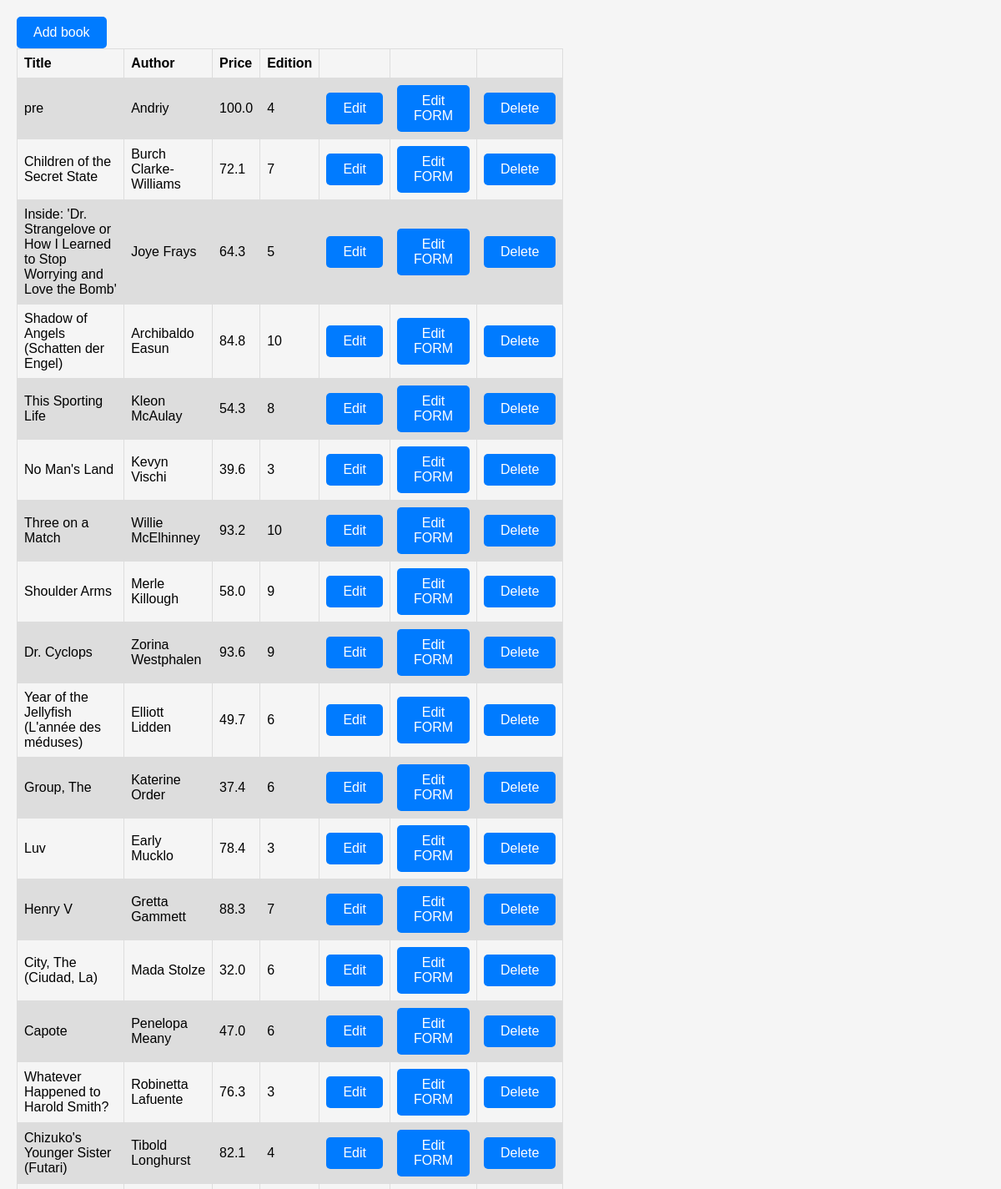
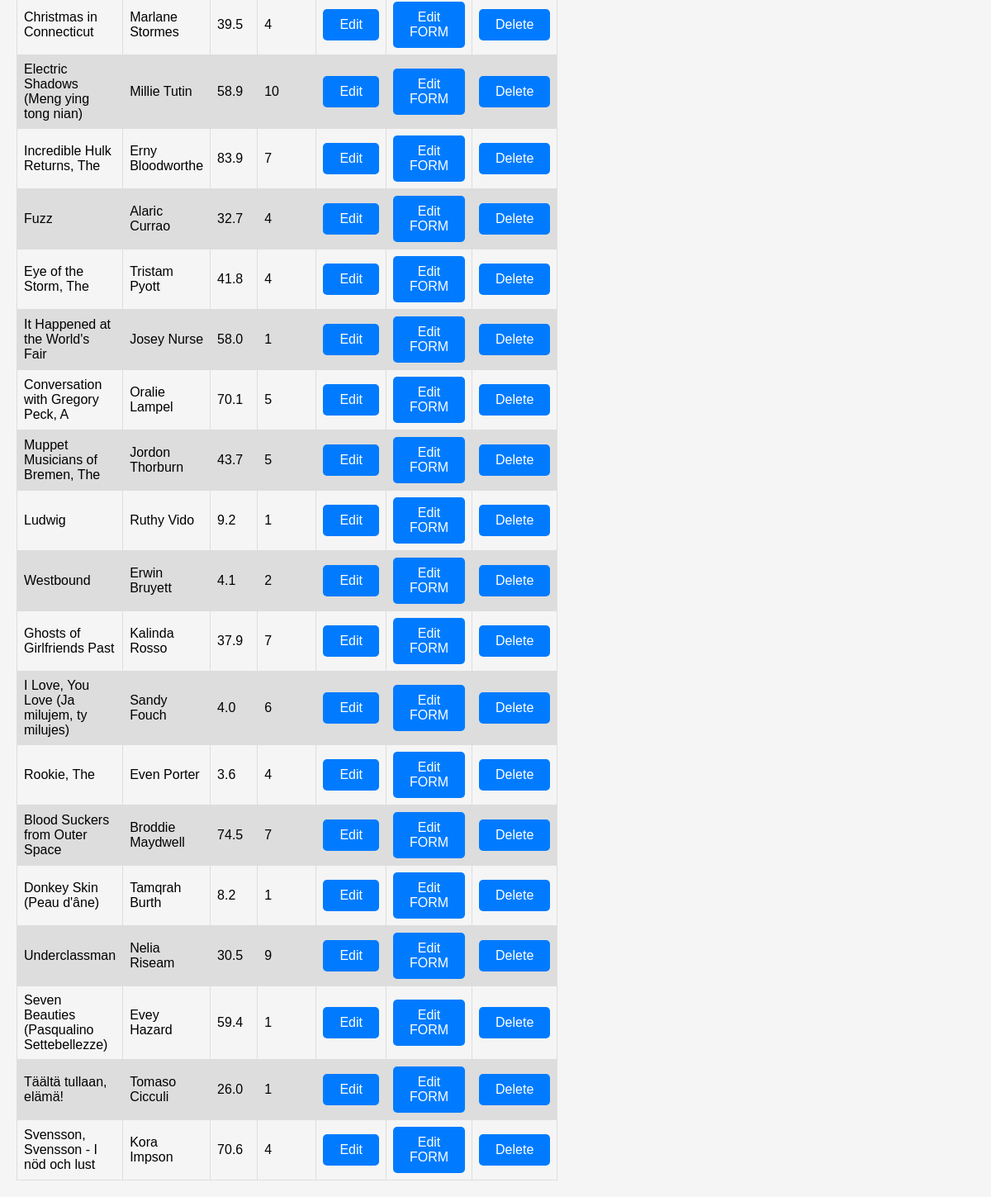
Page /books/lab9_part1/listbooks on the committed database (2 pictures, top to bottom).
### apps/bookmodule/models.py (models this page shows)
class Book(models.Model):
    title = models.CharField(max_length = 50)
    author = models.CharField(max_length = 50)
    price = models.FloatField(default = 0.0)
    edition = models.SmallIntegerField(default = 1)

### apps/bookmodule/views.py (the view)
# urls.py: path('lab9_part1/listbooks', views.listbooks, name= "books.listbooks"),
def listbooks(request):
    books =Book.objects.all()
    return render(request,'bookmodule/listbooks.html',{'books':books})

### apps/templates/bookmodule/listbooks.html (shortened to what this page needs)
{% load static %}
<!DOCTYPE html>
<html lang="en">
<head>
    <link rel="stylesheet" href="{% static 'styles.css' %}">
</head>
<body>
    <a href="{%url 'books.addbook'%}" class="button" >Add book</a>
    <br>
    <table>
        <tr>
            <th>Title</th>
            <th>Author</th>
            <th>Price</th>
            <th>Edition</th>
            <th></th>
            <th></th>
            <th></th>
        </tr>
        {% for book in books  %}
            <tr>
                <td>{{book.title}}</td>
                <td>{{book.author}}</td>
                <td>{{book.price}}</td>
                <td>{{book.edition}}</td>
                <td><a href="{% url 'books.editbook' book.id %}" class="button" >Edit</a></td>
                <td><a href="{% url 'books.editBookByForm' book.id %}" class="button" >Edit FORM</a></td>
                <td><a href="{% url 'books.deleteBook' book.id %}"  class="button" >Delete</a></td>
            </tr>
        {% endfor %}
    </table>
</body>

### apps/static/styles.css (style rules this page uses)
body { font-family: Arial, sans-serif; margin: 0; padding: 20px; background-color: #f5f5f5; }
table { font-family: Arial, sans-serif; border-collapse: collapse; width: 50%; }
td, th { border: 1px solid #dddddd; text-align: left; padding: 8px; }
tr:nth-child(even) { background-color: #dddddd; }
.button { display: inline-block; padding: 10px 20px; color: #fff; background-color: #007bff; text-decoration: none; border-radius: 5px; border: none; font-size: 16px; text-align: center; cursor: pointer; }

### rows in the picture
Book: title "pre", author "Andriy", price "100.0", edition "4"
Book: title "Children of the Secret State", author "Burch Clarke-Williams", price "72.1", edition "7"
Book: title "Inside: 'Dr. Strangelove or How I Learned to Stop Worrying and Love the Bomb'", author "Joye Frays", price "64.3", edition "5"
Book: title "Shadow of Angels (Schatten der Engel)", author "Archibaldo Easun", price "84.8", edition "10"
Book: title "This Sporting Life", author "Kleon McAulay", price "54.3", edition "8"
Book: title "No Man's Land", author "Kevyn Vischi", price "39.6", edition "3"
Book: title "Three on a Match", author "Willie McElhinney", price "93.2", edition "10"
Book: title "Shoulder Arms", author "Merle Killough", price "58.0", edition "9"
Book: title "Dr. Cyclops", author "Zorina Westphalen", price "93.6", edition "9"
Book: title "Year of the Jellyfish (L'année des méduses)", author "Elliott Lidden", price "49.7", edition "6"
Book: title "Group, The", author "Katerine Order", price "37.4", edition "6"
Book: title "Luv", author "Early Mucklo", price "78.4", edition "3"
Book: title "Henry V", author "Gretta Gammett", price "88.3", edition "7"
Book: title "City, The (Ciudad, La)", author "Mada Stolze", price "32.0", edition "6"
Book: title "Capote", author "Penelopa Meany", price "47.0", edition "6"
Book: title "Whatever Happened to Harold Smith?", author "Robinetta Lafuente", price "76.3", edition "3"
Book: title "Chizuko's Younger Sister (Futari)", author "Tibold Longhurst", price "82.1", edition "4"
Book: title "Christmas in Connecticut", author "Marlane Stormes", price "39.5", edition "4"
Book: title "Electric Shadows (Meng ying tong nian)", author "Millie Tutin", price "58.9", edition "10"
Book: title "Incredible Hulk Returns, The", author "Erny Bloodworthe", price "83.9", edition "7"
Book: title "Fuzz", author "Alaric Currao", price "32.7", edition "4"
Book: title "Eye of the Storm, The", author "Tristam Pyott", price "41.8", edition "4"
Book: title "It Happened at the World's Fair", author "Josey Nurse", price "58.0", edition "1"
Book: title "Conversation with Gregory Peck, A", author "Oralie Lampel", price "70.1", edition "5"
Book: title "Muppet Musicians of Bremen, The", author "Jordon Thorburn", price "43.7", edition "5"
Book: title "Ludwig", author "Ruthy Vido", price "9.2", edition "1"
Book: title "Westbound", author "Erwin Bruyett", price "4.1", edition "2"
Book: title "Ghosts of Girlfriends Past", author "Kalinda Rosso", price "37.9", edition "7"
Book: title "I Love, You Love (Ja milujem, ty milujes)", author "Sandy Fouch", price "4.0", edition "6"
Book: title "Rookie, The", author "Even Porter", price "3.6", edition "4"
Book: title "Blood Suckers from Outer Space", author "Broddie Maydwell", price "74.5", edition "7"
Book: title "Donkey Skin (Peau d'âne)", author "Tamqrah Burth", price "8.2", edition "1"
Book: title "Underclassman", author "Nelia Riseam", price "30.5", edition "9"
Book: title "Seven Beauties (Pasqualino Settebellezze)", author "Evey Hazard", price "59.4", edition "1"
Book: title "Täältä tullaan, elämä!", author "Tomaso Cicculi", price "26.0", edition "1"
Book: title "Svensson, Svensson - I nöd och lust", author "Kora Impson", price "70.6", edition "4"
